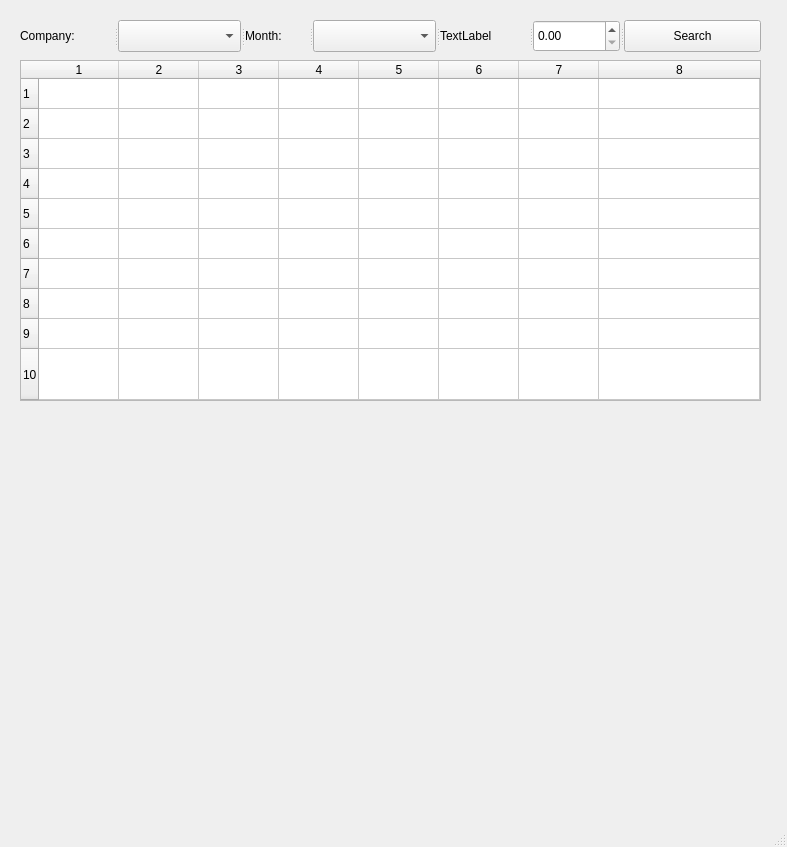
<?xml version="1.0" encoding="UTF-8"?>
<ui version="4.0">
 <class>MainWindow</class>
 <widget class="QMainWindow" name="MainWindow">
  <property name="geometry">
   <rect>
    <x>0</x>
    <y>0</y>
    <width>787</width>
    <height>847</height>
   </rect>
  </property>
  <property name="windowTitle">
   <string>Stock Prices</string>
  </property>
  <widget class="QWidget" name="centralwidget">
   <widget class="QTableWidget" name="price_table">
    <property name="geometry">
     <rect>
      <x>20</x>
      <y>60</y>
      <width>741</width>
      <height>341</height>
     </rect>
    </property>
    <property name="rowCount">
     <number>10</number>
    </property>
    <property name="columnCount">
     <number>8</number>
    </property>
    <attribute name="horizontalHeaderDefaultSectionSize">
     <number>80</number>
    </attribute>
    <attribute name="horizontalHeaderStretchLastSection">
     <bool>true</bool>
    </attribute>
    <attribute name="verticalHeaderStretchLastSection">
     <bool>true</bool>
    </attribute>
    <row/>
    <row/>
    <row/>
    <row/>
    <row/>
    <row/>
    <row/>
    <row/>
    <row/>
    <row/>
    <column/>
    <column/>
    <column/>
    <column/>
    <column/>
    <column/>
    <column/>
    <column/>
   </widget>
   <widget class="QWidget" name="verticalLayoutWidget">
    <property name="geometry">
     <rect>
      <x>20</x>
      <y>410</y>
      <width>741</width>
      <height>471</height>
     </rect>
    </property>
    <layout class="QVBoxLayout" name="graph_layout"/>
   </widget>
   <widget class="QSplitter" name="splitter">
    <property name="geometry">
     <rect>
      <x>20</x>
      <y>20</y>
      <width>741</width>
      <height>32</height>
     </rect>
    </property>
    <property name="orientation">
     <enum>Qt::Horizontal</enum>
    </property>
    <widget class="QLabel" name="label">
     <property name="text">
      <string>Company:</string>
     </property>
    </widget>
    <widget class="QComboBox" name="company_menu"/>
    <widget class="QLabel" name="label_2">
     <property name="text">
      <string>Month:</string>
     </property>
    </widget>
    <widget class="QComboBox" name="month_menu"/>
    <widget class="QLabel" name="label_3">
     <property name="text">
      <string>TextLabel</string>
     </property>
    </widget>
    <widget class="QDoubleSpinBox" name="alpha">
     <property name="maximum">
      <double>1.000000000000000</double>
     </property>
     <property name="singleStep">
      <double>0.100000000000000</double>
     </property>
    </widget>
    <widget class="QPushButton" name="search">
     <property name="text">
      <string>Search</string>
     </property>
    </widget>
   </widget>
  </widget>
  <widget class="QMenuBar" name="menubar">
   <property name="geometry">
    <rect>
     <x>0</x>
     <y>0</y>
     <width>787</width>
     <height>24</height>
    </rect>
   </property>
  </widget>
  <widget class="QStatusBar" name="statusbar"/>
 </widget>
 <resources/>
 <connections/>
</ui>
